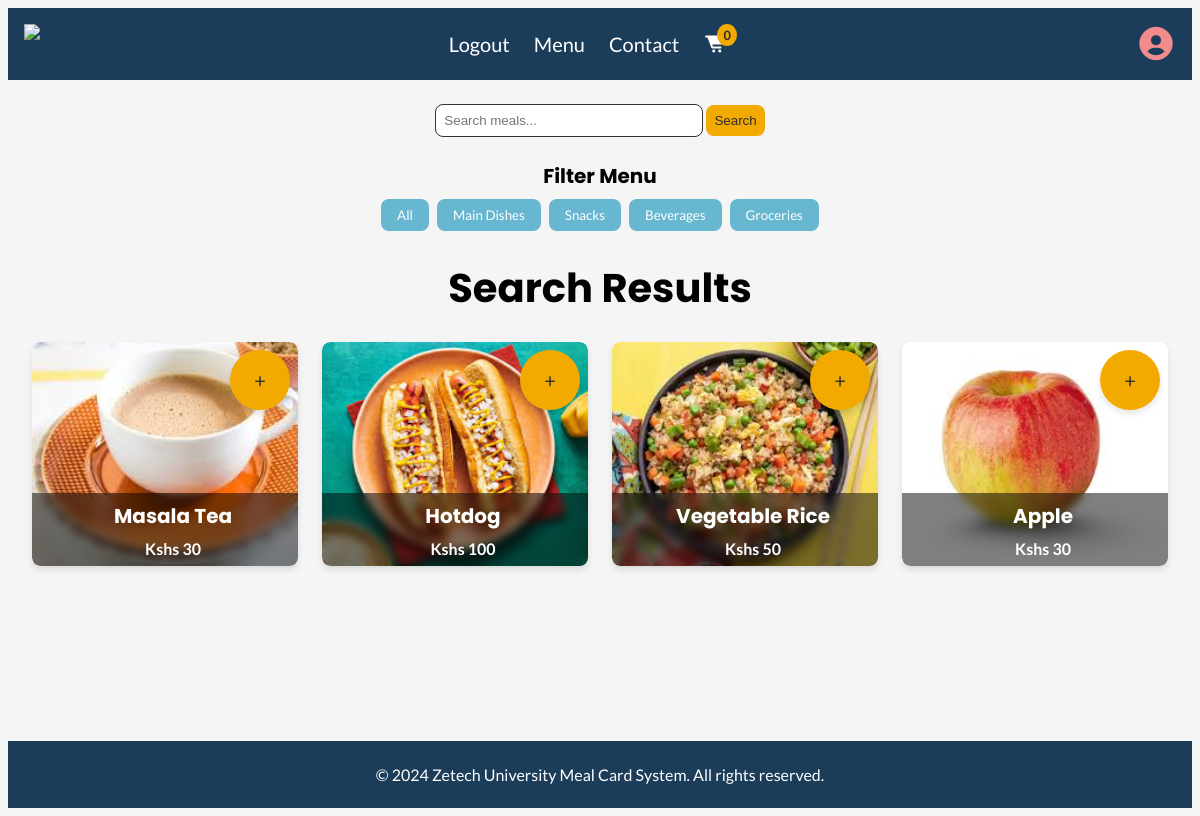
Page /search.php (signed in) on the committed database.
### tables this page shows
CREATE TABLE `menu` (
  `meal_id` int(11) NOT NULL,
  `meal_title` varchar(255) NOT NULL,
  `meal_price` varchar(100) NOT NULL,
  `meal_category` varchar(100) NOT NULL,
  `date_created` timestamp NOT NULL DEFAULT current_timestamp(),
  `meal_img` varchar(255) NOT NULL
);

### search.php (the view, shortened to what this page needs)
<?php
include 'includes/config.php';
$searchTerm = isset($_GET['search_term']) ? $_GET['search_term'] : '';
$menuItems = $conn->query("SELECT meal_id AS id, meal_title AS title, meal_price AS price, meal_img AS img FROM menu WHERE meal_title LIKE '%$searchTerm%'");
?>
<!DOCTYPE html>
<html lang="en">
<head>
    <link href='https://unpkg.com/boxicons@2.1.4/css/boxicons.min.css' rel='stylesheet'>
    <link rel="stylesheet" href="css/menu.css">
</head>
<body>
    <header class="header-menu">
        <nav class="nav-menu">
            <img src="assets/images/logo_name.png" class="nav-link" height="40rem" style="margin-right: auto;">
            <a href="logout.php" class="nav-link">Logout</a>
            <a href="menu.php" class="nav-link">Menu</a>
            <a href="contact.php" class="nav-link">Contact</a>
            <a href="cart.php" class="nav-link"><i class='bx bxs-cart-alt'></i><sup>
                    <?php
                    $count = 0;
                    echo "$count";
                    ?>
                </sup></a>
            <a class="nav-link" href="profile.php" style="margin-left: auto;"><i class='bx bxs-user-circle' style="font-size: 2.5rem;color:var(--color-soft-coral)"></i></a>
        </nav>
    </header>
    <main class="menu-container">
        <div class="search-container">
            <form action="search.php" method="GET">
                <input type="text" name="search_term" placeholder="Search meals..." class="search-input" value="<?php echo htmlspecialchars($searchTerm); ?>" required>
                <button type="submit" name="search" class="search-button">Search</button>
            </form>
        </div>
        <div class="filter-container">
            <h2 class="filter-title">Filter Menu</h2>
            <div class="filter-buttons">
                <button class="filter-button" data-category="all"><a href="menu.php" style="text-decoration: none;color: inherit;">All</a></button>
                <button class="filter-button" data-category="main-dishes"><a href="main_dishes.php" style="text-decoration: none;color: inherit;">Main Dishes</a></button>
                <button class="filter-button" data-category="snacks"><a href="snacks.php" style="text-decoration: none;color: inherit;">Snacks</a></button>
                <button class="filter-button" data-category="beverages"><a href="beverages.php" style="text-decoration: none;color: inherit;">Beverages</a></button>
                <button class="filter-button" data-category="groceries"><a href="groceries.php" style="text-decoration: none;color: inherit;">Groceries</a></button>
            </div>
        </div>
        <h1 class="menu-title">Search Results</h1>
        <div class="grid-container">
            <?php if ($menuItems->num_rows > 0): ?>
                <?php while ($item = $menuItems->fetch_assoc()): ?>
                    <div class="menu-card">
                        <a href="main_dishes.php?add_to_cart=<?php echo htmlspecialchars($item['id']); ?>" style="text-decoration: none;">
                            <div class="add-to-cart">
                                <span class="plus-sign">+</span>
                            </div>
                        </a>
                        <div class="menu-image-container">
                            <img src="admin/uploads/images/<?php echo htmlspecialchars($item['img']); ?>" alt="<?php echo htmlspecialchars($item['title']); ?>" class="menu-image">
                            <div class="menu-item-info">
                                <h2 class="menu-item-title"><?php echo htmlspecialchars($item['title']); ?></h2>
                                <p class="menu-item-price">Kshs <?php echo htmlspecialchars($item['price']); ?></p>
                            </div>
                        </div>
                    </div>
                <?php endwhile; ?>
            <?php else: ?>
                <p class="search_result_message">No results found for "<?php echo htmlspecialchars($searchTerm); ?>". Please try a different search term.</p>
            <?php endif; ?>
        </div>
    </main>
    <footer class="footer-menu">
        <p>&copy; 2024 Zetech University Meal Card System. All rights reserved.</p>
    </footer>
</body>
</html>

### rows in the picture
menu: meal_img (picture), meal_title "Masala Tea", meal_price "30"
menu: meal_img (picture), meal_title "Hotdog", meal_price "100"
menu: meal_img (picture), meal_title "Vegetable Rice", meal_price "50"
menu: meal_img (picture), meal_title "Apple", meal_price "30"

### other values in the picture
$count "0"
